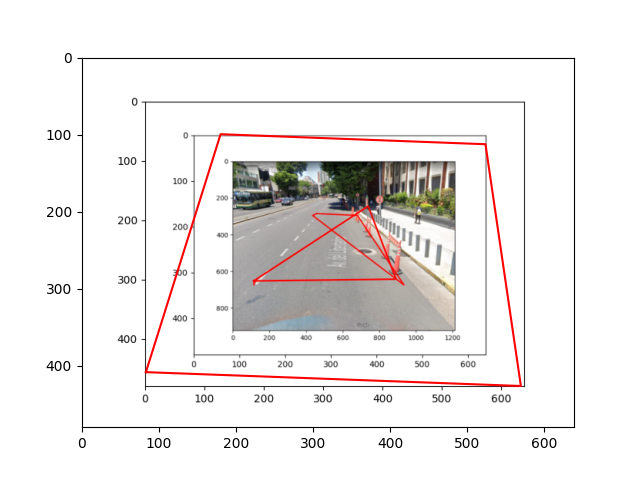
#> input picture Test1 18.5/Photos/calle.png, 640 x 480 px, found by its file name
$ python 'da co.py'
#> lines starting #> are read from the running program, lines starting #| are printed output that depends on the picture
import cv2
import numpy as np
import matplotlib.pyplot as plt
from skimage import transform

img = cv2.imread('Photos/calle.png')
#> img is the input picture: shape (480, 640, 3); mean B, G, R 234.3, 235.1, 238
area_of_interest = [(400,340), [700,330], (1030, 720), (70,730)]

area_of_projection = [(70,650), [800,650], (1030, 730), (70,730)]

def project_transform(image, src, dst):

    tform = transform.estimate_transform('projective', np.array(src), np.array(dst))
    transformed = transform.warp(image, tform.inverse)
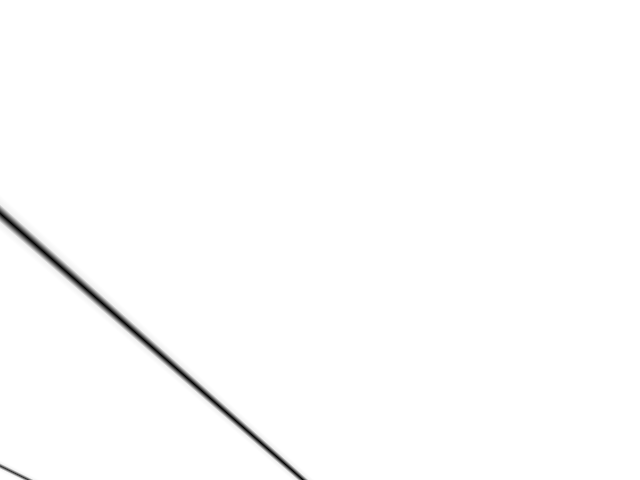
#> transformed: shape (480, 640, 3) float64; min 6.22e-05, max 1, mean 0.992
    resized = cv2.resize(transformed, (960, 700))

    cv2.imshow('Transformed', resized)

project_transform(img, area_of_interest, area_of_projection)
cv2.waitKey(0)
